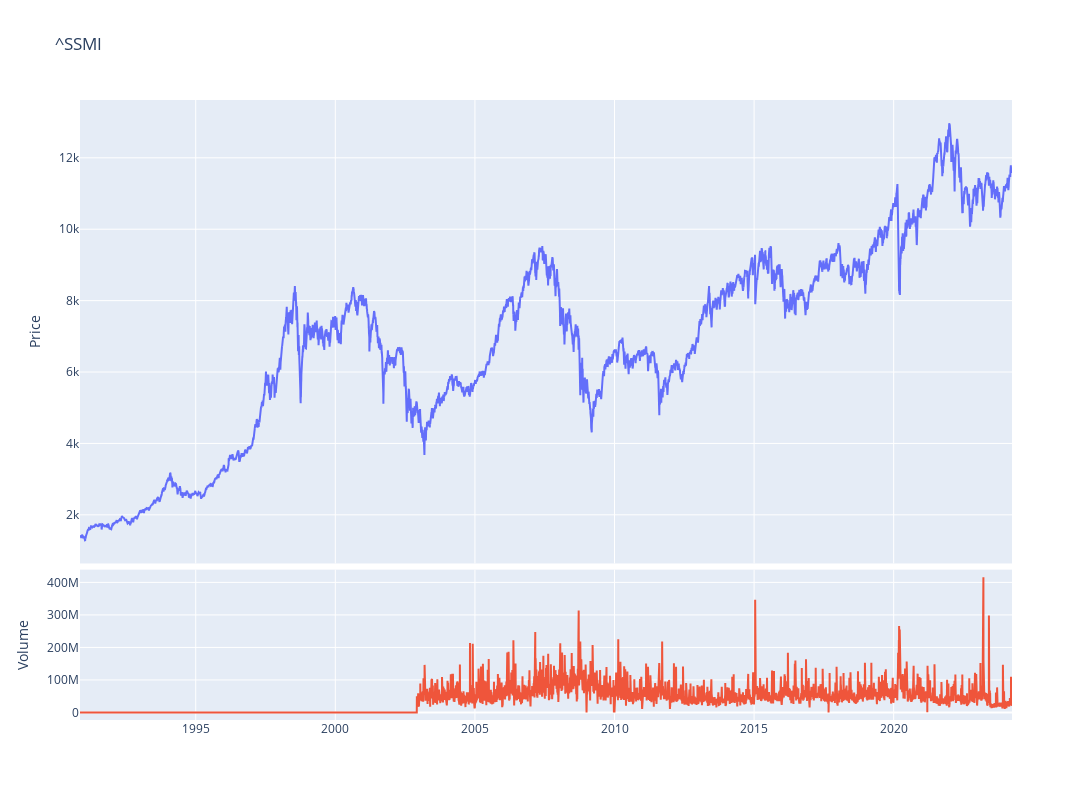

Notebook cell for this chart:
### Code cell
fig = make_subplots(rows=4, cols=1,shared_xaxes=True,vertical_spacing=0.01,specs=[[{'rowspan':3,'colspan':1}],[None],[None],[{'rowspan':1,'colspan':1}]])

# Graph (1,1)
fig.add_trace(go.Scatter(x=stock_ticker.index,y=stock_ticker['Adj Close'],mode="lines",name=f"{ticker}"),row=1, col=1)
# Update xaxis properties
fig.update_yaxes(title_text="Price", row=1, col=1)

# Graph (4,1)
fig.add_trace(go.Scatter(x=stock_ticker.index,y=stock_ticker['Volume'],mode="lines",name='Volume'),row=4, col=1)
fig.update_yaxes(title_text="Volume", row=4, col=1)

fig.update_layout(height=800, width=1300,showlegend=False,title=f"{ticker}")

fig.show()

### Figure 1 — Plotly figure (JSON) as saved in the notebook; plotly's stock layout.template omitted (floating-point values rounded to 4 significant figures; data arrays with more than 128 entries replaced by an {"elided": "..."} marker saying what was removed)
{"data": [{"mode": "lines", "name": "^SSMI", "type": "scatter", "x": {"elided": "8387 str values"}, "xaxis": "x", "y": {"elided": "8387 float values"}, "yaxis": "y"}, {"mode": "lines", "name": "Volume", "type": "scatter", "x": {"elided": "8387 str values"}, "xaxis": "x2", "y": {"elided": "8387 int values"}, "yaxis": "y2"}], "layout": {"height": 800, "showlegend": false, "title": {"text": "^SSMI"}, "width": 1300, "xaxis": {"anchor": "y", "domain": [0, 1], "matches": "x2", "showticklabels": false}, "xaxis2": {"anchor": "y2", "domain": [0, 1]}, "yaxis": {"anchor": "x", "domain": [0.2525, 1], "title": {"text": "Price"}}, "yaxis2": {"anchor": "x2", "domain": [0, 0.2425], "title": {"text": "Volume"}}}}
